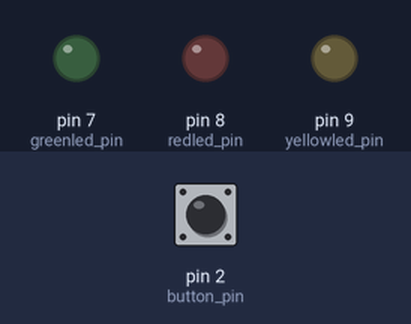
The sketch below on a simulated Arduino Uno, built with avr-gcc and run on an emulated ATmega328P. Shown: output pins drawn as LEDs (lit = HIGH). Dashed ring = blinking. The inputs (shaded band) are chosen by the test bench; at power-on: pin 2 (button_pin) LOW.

Above: at 1.2 s.
1.3 s: pin 2 (button_pin) pulled HIGH for 0.15 s
At 1.7 s:
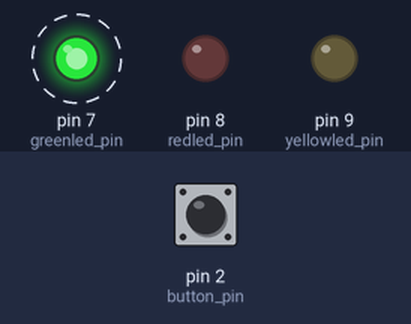
4.4 s: pin 2 (button_pin) pulled HIGH for 3.2 s
At 7.4 s:
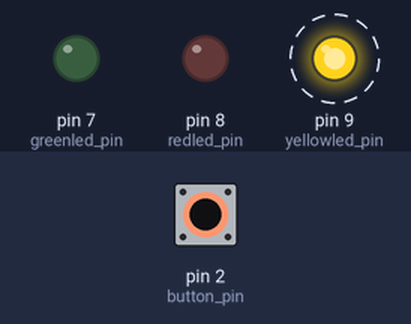
10.0 s: pin 2 (button_pin) pulled HIGH for 3.2 s
At 11.75 s:
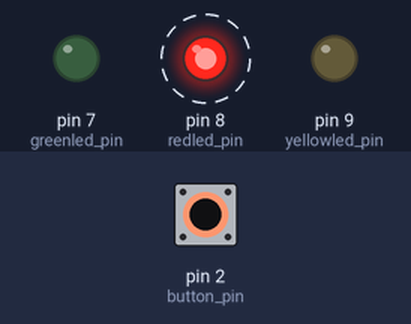
14.7 s: pin 2 (button_pin) pulled HIGH for 1 s
At 15.3 s:
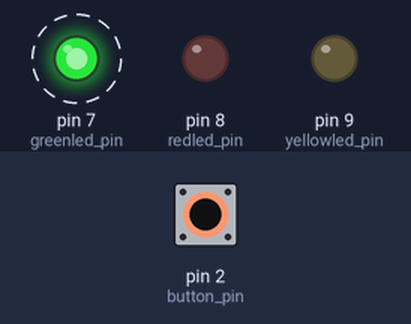
Timing chart, 0 to 18.7 s (numbered marks = the images above; inputs shaded):
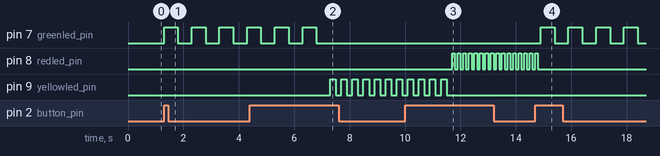

The sketch:

3ledblink_sep24a.ino
```cpp
const int redled_pin = 8;
const int greenled_pin=7;
const int yellowled_pin=9;
const int button_pin=2;
int button_state=0;
int button_count=0;

void setup() {
  // put your setup code here, to run once:
pinMode(redled_pin, OUTPUT);
pinMode(greenled_pin,OUTPUT);
pinMode(yellowled_pin,OUTPUT);
pinMode(button_pin, INPUT);

}

void ledBlink(int pinNumber, int numberBlinks, int blinkPeriod){
 for( int i = 0; i <= numberBlinks; i++)
{
digitalWrite(pinNumber, HIGH);
delay(blinkPeriod);
digitalWrite(pinNumber, LOW);
delay(blinkPeriod);
}
}


void loop() {
  // put your main code here, to run repeatedly:
//digitalWrite(redled_pin, LOW);
//digitalWrite(greenled_pin,LOW);
//digitalWrite(yellowled_pin,LOW);

button_state = digitalRead(button_pin);

if (button_state==HIGH)
{
  button_count++;
if (button_count==1)
{
  ledBlink(7,5,500);
  Serial.println("Green LED ON");
}
else if (button_count==2)
{
  ledBlink(9,10,200);
  Serial.println("Yellow LED ON");
}
else if (button_count==3)
{
  ledBlink(8,15,100);
  Serial.println("Red LED ON");
}
else if (button_count>3)
{
  button_count=0;
}
}
}
```

Measured:
- after the input at 1.3 s, pin 7 (greenled_pin): alternates HIGH for 0.50 s and LOW for 0.50 s, starting at once
- after the input at 4.4 s, pin 9 (yellowled_pin): alternates HIGH for 0.20 s and LOW for 0.20 s, starting after 2.9 s
- after the input at 10.0 s, pin 8 (redled_pin): alternates HIGH for 0.10 s and LOW for 0.10 s, starting after 1.7 s
- after the input at 14.7 s, pin 7 (greenled_pin): alternates HIGH for 0.50 s and LOW for 0.50 s, starting after 0.20 s
